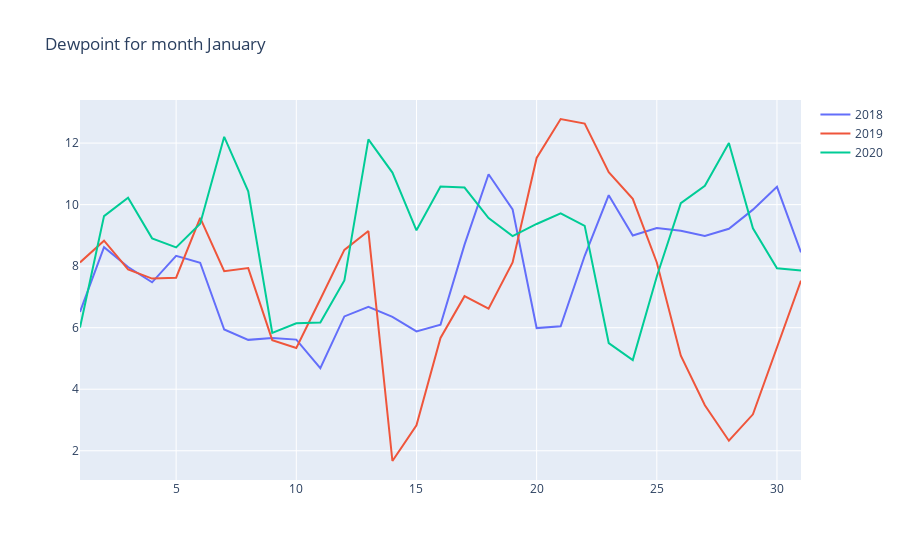
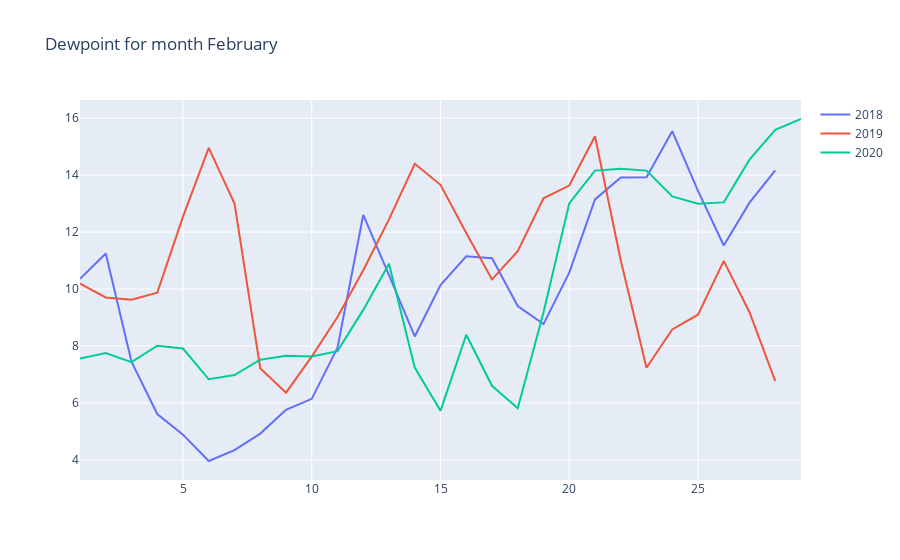
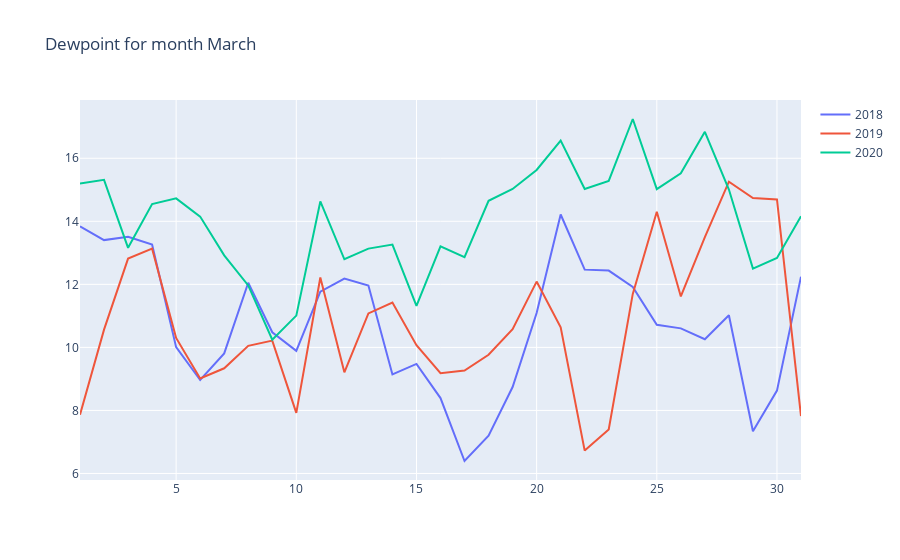
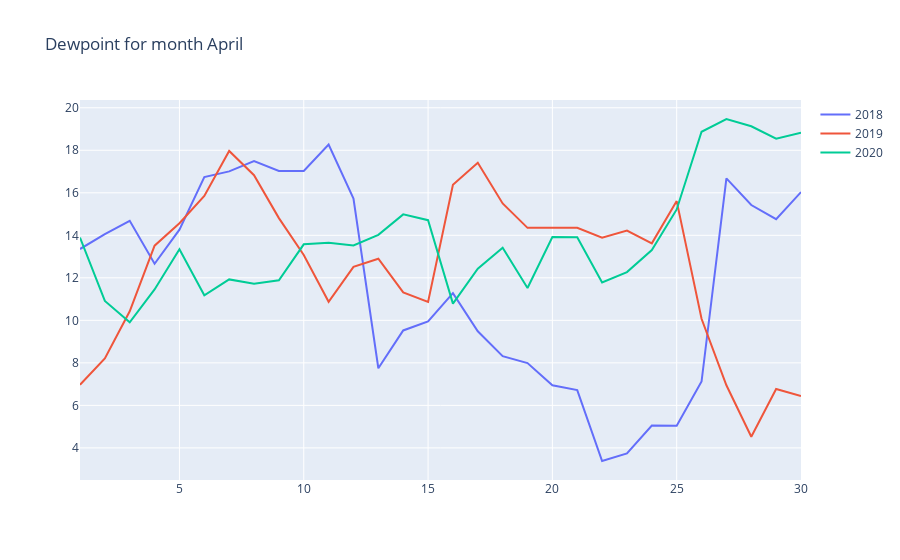

The code cell stored with these charts, in order, in its notebook:
### Code cell
# Yearly Temperature comparison for each month according to english calendar
def get_month_name(month_num):
    month_names = ['', 'January', 'February', 'March', 'April', 'May', 'June', 
                   'July', 'August', 'September', 'October', 'November', 'December']
    return month_names[month_num]

# years array
years = [2018, 2019, 2020]

# months array
months = range(1, 13)

# loop through each month and create a separate figure
for month in months:
    data = []
    layout = dict(title=f"Dewpoint for month {get_month_name(month)}")
    std_dev_arr_english = []
    final_std_dev_english = []

    for year in years:
        # filter data for the given year and month
        df_filtered = df_daily[(df_daily['time'].dt.year == year) & (df_daily['time'].dt.month == month)]
        
        std_dev = np.std(df_filtered['dewpoint'])
        # print(f"standard deviation for {month} {year} is {std_dev}")
        std_dev_arr_english.append(std_dev)

        # create a trace for the year
        trace = go.Scatter(
            x=df_filtered['time'].dt.day,
            y=df_filtered['dewpoint'],
            name=str(year)
        )
        
        data.append(trace)
    
    final_std_dev_english.append(np.average(std_dev_arr_english))
    fig = go.Figure(data=data, layout=layout)
    fig.show()

print(f'Average Monthly Standard Deviation in English Calendar is {np.average(final_std_dev_english)}')

### Figure 1 — Plotly figure (JSON) as saved in the notebook; plotly's stock layout.template omitted (floating-point values rounded to 4 significant figures)
{"data": [{"name": "2018", "type": "scatter", "x": [1, 2, 3, 4, 5, 6, 7, 8, 9, 10, 11, 12, 13, 14, 15, 16, 17, 18, 19, 20, 21, 22, 23, 24, 25, 26, 27, 28, 29, 30, 31], "y": [6.513, 8.617, 7.971, 7.475, 8.338, 8.112, 5.942, 5.604, 5.663, 5.612, 4.683, 6.367, 6.675, 6.354, 5.879, 6.096, 8.7, 10.99, 9.846, 5.987, 6.046, 8.338, 10.31, 8.996, 9.242, 9.154, 8.983, 9.217, 9.838, 10.58, 8.45]}, {"name": "2019", "type": "scatter", "x": [1, 2, 3, 4, 5, 6, 7, 8, 9, 10, 11, 12, 13, 14, 15, 16, 17, 18, 19, 20, 21, 22, 23, 24, 25, 26, 27, 28, 29, 30, 31], "y": [8.121, 8.829, 7.896, 7.596, 7.625, 9.567, 7.837, 7.938, 5.596, 5.342, 6.925, 8.529, 9.142, 1.667, 2.825, 5.667, 7.025, 6.621, 8.121, 11.52, 12.78, 12.63, 11.06, 10.19, 8.121, 5.087, 3.479, 2.325, 3.183, 5.383, 7.529]}, {"name": "2020", "type": "scatter", "x": [1, 2, 3, 4, 5, 6, 7, 8, 9, 10, 11, 12, 13, 14, 15, 16, 17, 18, 19, 20, 21, 22, 23, 24, 25, 26, 27, 28, 29, 30, 31], "y": [6.004, 9.625, 10.22, 8.904, 8.608, 9.379, 12.2, 10.43, 5.829, 6.142, 6.167, 7.538, 12.12, 11.04, 9.167, 10.59, 10.55, 9.562, 8.979, 9.371, 9.717, 9.308, 5.5, 4.946, 7.663, 10.05, 10.61, 12.0, 9.229, 7.929, 7.858]}], "layout": {"title": {"text": "Dewpoint for month January"}}}

### Figure 2 — Plotly figure (JSON) as saved in the notebook; plotly's stock layout.template omitted (floating-point values rounded to 4 significant figures)
{"data": [{"name": "2018", "type": "scatter", "x": [1, 2, 3, 4, 5, 6, 7, 8, 9, 10, 11, 12, 13, 14, 15, 16, 17, 18, 19, 20, 21, 22, 23, 24, 25, 26, 27, 28], "y": [10.35, 11.25, 7.446, 5.608, 4.883, 3.958, 4.342, 4.921, 5.754, 6.142, 7.942, 12.6, 10.48, 8.333, 10.14, 11.15, 11.08, 9.404, 8.767, 10.58, 13.15, 13.92, 13.92, 15.54, 13.45, 11.53, 13.03, 14.17]}, {"name": "2019", "type": "scatter", "x": [1, 2, 3, 4, 5, 6, 7, 8, 9, 10, 11, 12, 13, 14, 15, 16, 17, 18, 19, 20, 21, 22, 23, 24, 25, 26, 27, 28], "y": [10.19, 9.704, 9.625, 9.867, 12.54, 14.96, 13.0, 7.217, 6.358, 7.625, 9.017, 10.66, 12.45, 14.4, 13.66, 11.97, 10.34, 11.33, 13.19, 13.63, 15.37, 11.01, 7.233, 8.579, 9.096, 10.99, 9.183, 6.763]}, {"name": "2020", "type": "scatter", "x": [1, 2, 3, 4, 5, 6, 7, 8, 9, 10, 11, 12, 13, 14, 15, 16, 17, 18, 19, 20, 21, 22, 23, 24, 25, 26, 27, 28, 29], "y": [7.558, 7.75, 7.433, 8.008, 7.908, 6.829, 6.979, 7.517, 7.658, 7.629, 7.817, 9.267, 10.88, 7.242, 5.721, 8.392, 6.6, 5.812, 9.171, 13.01, 14.16, 14.22, 14.16, 13.25, 13.0, 13.04, 14.54, 15.59, 15.97]}], "layout": {"title": {"text": "Dewpoint for month February"}}}

### Figure 3 — Plotly figure (JSON) as saved in the notebook; plotly's stock layout.template omitted (floating-point values rounded to 4 significant figures)
{"data": [{"name": "2018", "type": "scatter", "x": [1, 2, 3, 4, 5, 6, 7, 8, 9, 10, 11, 12, 13, 14, 15, 16, 17, 18, 19, 20, 21, 22, 23, 24, 25, 26, 27, 28, 29, 30, 31], "y": [13.84, 13.4, 13.51, 13.26, 10.01, 8.967, 9.808, 12.05, 10.48, 9.892, 11.77, 12.18, 11.96, 9.142, 9.475, 8.392, 6.396, 7.196, 8.742, 11.09, 14.22, 12.47, 12.44, 11.92, 10.72, 10.6, 10.26, 11.02, 7.337, 8.629, 12.24]}, {"name": "2019", "type": "scatter", "x": [1, 2, 3, 4, 5, 6, 7, 8, 9, 10, 11, 12, 13, 14, 15, 16, 17, 18, 19, 20, 21, 22, 23, 24, 25, 26, 27, 28, 29, 30, 31], "y": [7.862, 10.56, 12.82, 13.13, 10.3, 9.017, 9.338, 10.05, 10.22, 7.921, 12.22, 9.208, 11.08, 11.42, 10.07, 9.179, 9.267, 9.767, 10.58, 12.09, 10.64, 6.725, 7.396, 11.7, 14.3, 11.62, 13.5, 15.26, 14.74, 14.69, 7.821]}, {"name": "2020", "type": "scatter", "x": [1, 2, 3, 4, 5, 6, 7, 8, 9, 10, 11, 12, 13, 14, 15, 16, 17, 18, 19, 20, 21, 22, 23, 24, 25, 26, 27, 28, 29, 30, 31], "y": [15.2, 15.32, 13.16, 14.55, 14.73, 14.15, 12.92, 11.97, 10.25, 11.01, 14.63, 12.8, 13.13, 13.26, 11.32, 13.21, 12.86, 14.65, 15.03, 15.63, 16.56, 15.03, 15.28, 17.25, 15.02, 15.53, 16.84, 15.01, 12.5, 12.84, 14.16]}], "layout": {"title": {"text": "Dewpoint for month March"}}}

### Figure 4 — Plotly figure (JSON) as saved in the notebook; plotly's stock layout.template omitted (floating-point values rounded to 4 significant figures)
{"data": [{"name": "2018", "type": "scatter", "x": [1, 2, 3, 4, 5, 6, 7, 8, 9, 10, 11, 12, 13, 14, 15, 16, 17, 18, 19, 20, 21, 22, 23, 24, 25, 26, 27, 28, 29, 30], "y": [13.35, 14.05, 14.68, 12.66, 14.27, 16.74, 17.01, 17.5, 17.03, 17.03, 18.27, 15.73, 7.746, 9.525, 9.946, 11.28, 9.483, 8.312, 7.987, 6.946, 6.717, 3.383, 3.742, 5.05, 5.046, 7.121, 16.68, 15.42, 14.76, 16.03]}, {"name": "2019", "type": "scatter", "x": [1, 2, 3, 4, 5, 6, 7, 8, 9, 10, 11, 12, 13, 14, 15, 16, 17, 18, 19, 20, 21, 22, 23, 24, 25, 26, 27, 28, 29, 30], "y": [6.967, 8.208, 10.42, 13.51, 14.57, 15.85, 17.97, 16.83, 14.81, 13.07, 10.88, 12.52, 12.9, 11.31, 10.87, 16.38, 17.41, 15.5, 14.35, 14.37, 14.35, 13.89, 14.22, 13.62, 15.61, 10.07, 6.946, 4.525, 6.771, 6.442]}, {"name": "2020", "type": "scatter", "x": [1, 2, 3, 4, 5, 6, 7, 8, 9, 10, 11, 12, 13, 14, 15, 16, 17, 18, 19, 20, 21, 22, 23, 24, 25, 26, 27, 28, 29, 30], "y": [13.89, 10.91, 9.904, 11.45, 13.34, 11.18, 11.92, 11.72, 11.89, 13.58, 13.65, 13.53, 14.02, 14.98, 14.71, 10.79, 12.43, 13.41, 11.52, 13.92, 13.91, 11.78, 12.27, 13.31, 15.22, 18.87, 19.47, 19.13, 18.54, 18.82]}], "layout": {"title": {"text": "Dewpoint for month April"}}}
